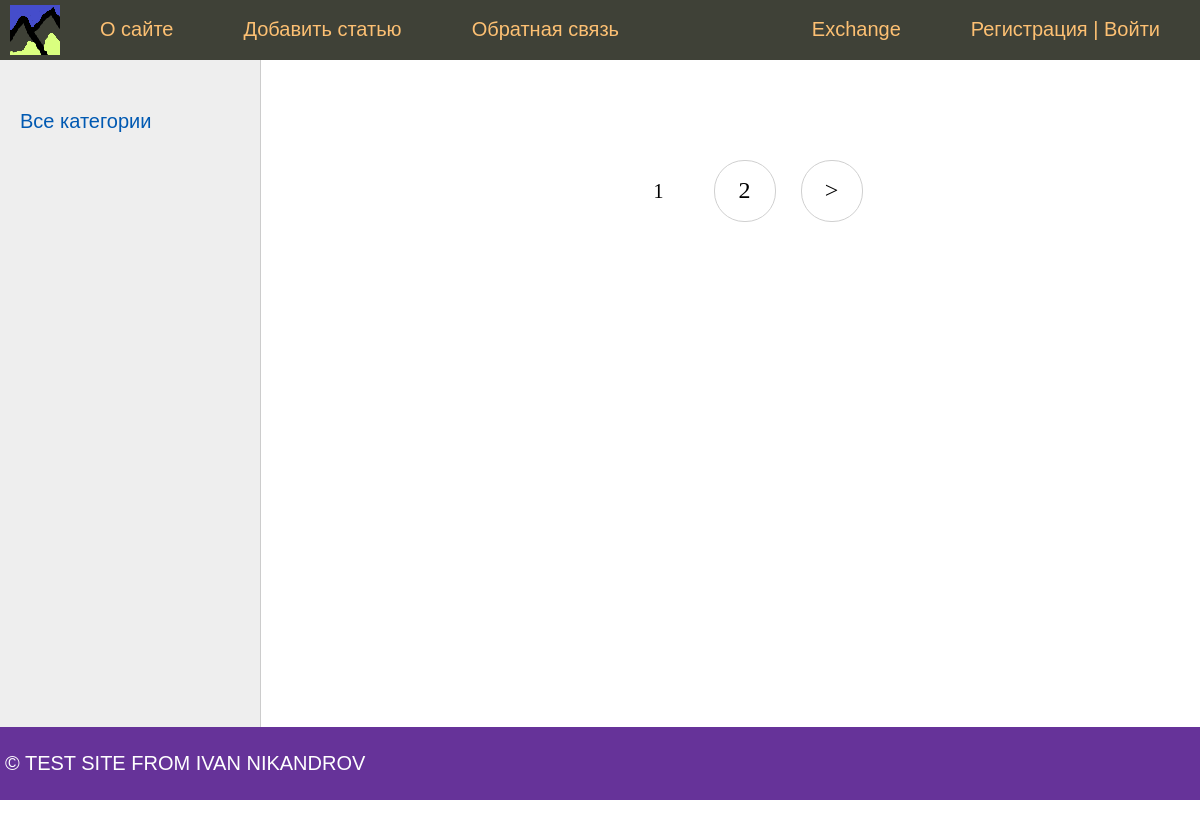
The app's page /, older data.
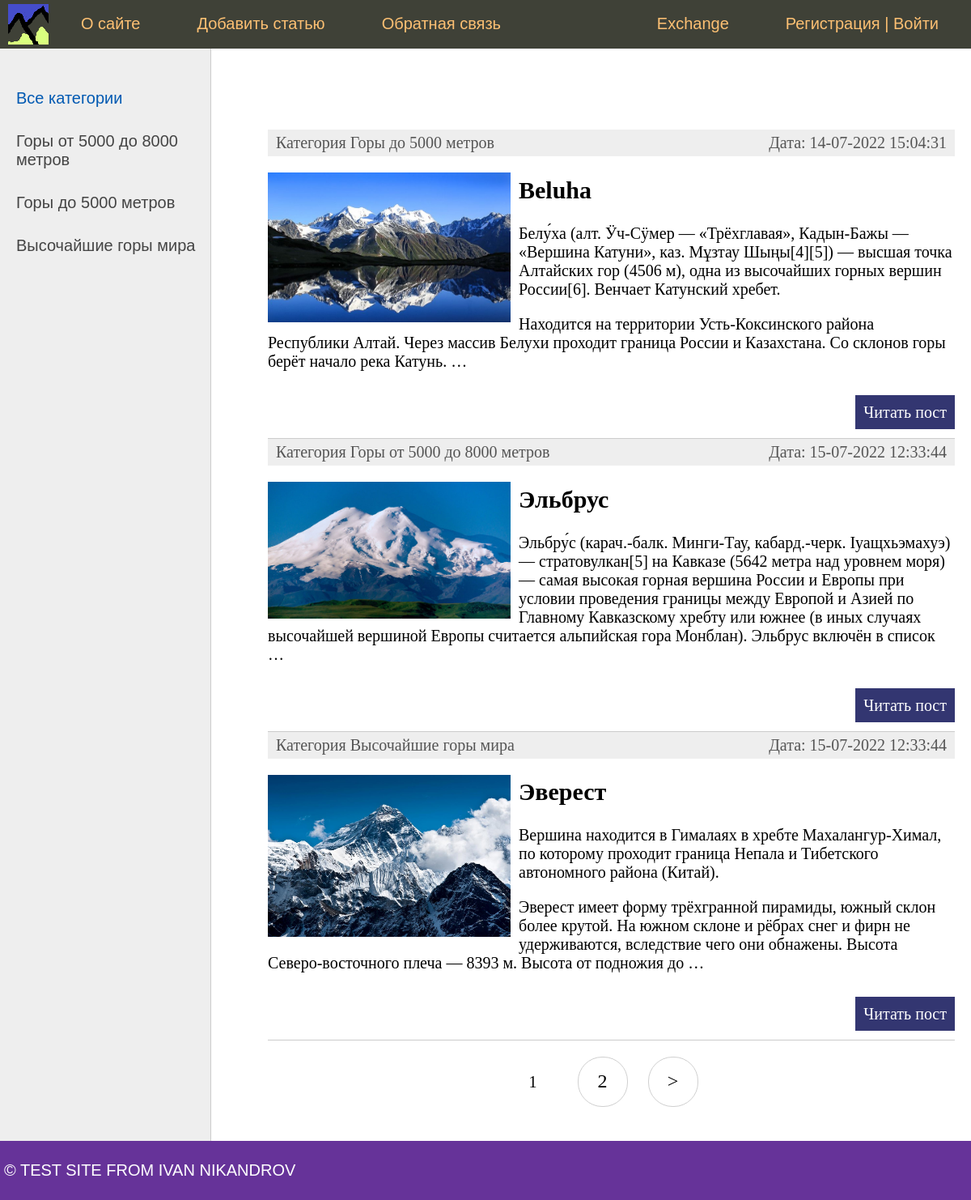
The same page, newer data.
### mount/models.py (models this page shows, shortened)
class Category(models.Model):
    name = models.CharField(max_length=100, db_index=True, verbose_name="Категория")
    slug = models.SlugField(max_length=255, unique=True, db_index=True, verbose_name='URL')
    def __str__(self):
        return self.name
    def get_absolute_url(self):
        return reverse('category', kwargs={'cat_slug': self.slug})
    class Meta:
        verbose_name = 'Категории'
        verbose_name_plural = 'Категории'
        ordering = ['id']

class Mount(models.Model):
    title = models.CharField(max_length=255, verbose_name='Заголовок')
    slug = models.SlugField(max_length=255, unique=True, db_index=True, verbose_name='URL')
    content = models.TextField(blank=True, verbose_name='Текст статьи')
    photo = models.ImageField(upload_to="photos/%Y/%m/%d/", verbose_name='Фото')
    time_create = models.DateTimeField(auto_now_add=True, verbose_name='Время создания')
    time_update = models.DateTimeField(auto_now=True, verbose_name='Время изменения')
    is_published = models.BooleanField(default=True, verbose_name='Публикация')
    cat = models.ForeignKey('Category', on_delete=models.PROTECT, verbose_name='Категории')
    def get_absolute_url(self):
        return reverse('post', kwargs={'post_slug': self.slug})
    class Meta:
        verbose_name = 'Роскошные горищи'
        verbose_name_plural = 'Роскошные горищи'
        ordering = ['id']

### mount/views.py (the view)
# urls.py: path('', MountHome.as_view(), name='home'),
class MountHome(DataMixin, ListView):
    model = Mount
    template_name = 'mount/index.html'
    context_object_name = 'posts'
    def get_context_data(self, *, object_list=None, **kwargs):
        context = super().get_context_data(**kwargs)
        c_def = self.get_user_context(title='Главная страница')
        return dict(list(context.items()) + list(c_def.items()))
    def get_queryset(self):
        return Mount.objects.filter(is_published=True).select_related('cat')

### mount/templatetags/mount_tags.py (called while the page is built)
@register.inclusion_tag('mount/list_categories.html')
def show_categories(sort=None, cat_selected=0):
    if not sort:
        cats = Category.objects.all()
    else:
        cats = Category.objects.order_by(sort)
    return {'cats': cats, "cat_selected": cat_selected}

@register.inclusion_tag('mount/list_mainmenu.html')
def show_mainmenu(sort=None):
    menu = [
        {'title': 'О сайте', 'url_name': 'about'},
        {'title': 'Добавить статью', 'url_name': 'add_page'},
        {'title': 'Обратная связь', 'url_name': 'contact'},
        {'title': 'Exchange', 'url_name': 'exchange_main'},
    ]
    return {'menu': menu}

### mount/utils.py (called while the page is built)
    def get_user_context(self, **kwargs):
        context = kwargs
        cats = cache.get('cats')
        if not cats:
            cats = Category.objects.all()
            cache.set('cats', cats, 60)
        context['cats'] = cats
        if 'cat_selected' not in context:
            context['cat_selected'] = 0
        return context

### mount/templates/mount/index.html (shortened to what this page needs)
{% extends 'mount/base.html' %}
{% block content %}
<ul class="list-articles">
	{% for p in posts %}
			<li><div class="article-panel">
            <p class="first">Категория {{ p.cat }}</p>
            <p class="last">Дата: {{ p.time_update|date:"d-m-Y H:i:s" }}</p>
            </div>
    {% if p.photo %}
        <p><img class= "img-article-left" src="{{ p.photo.url }}"></p>
    {% endif %}
            <h2>{{p.title}}</h2>
	{% autoescape on %}
	{{p.content|linebreaks|truncatewords:50}}
	{% endautoescape %}
			<p class="link-read-post"><a href="{{  p.get_absolute_url }}">Читать пост</a></p>
			</li>
	{% endfor %}
</ul>
{% endblock %}

### mount/templates/mount/base.html (shortened to what this page needs)
{% load static %}
{% load mount_tags %}
<!DOCTYPE html>
<html>
<head>
    <link type="text/css" href="{% static 'mount/css/styles.css' %}" rel="stylesheet"/>
</head>
<body>
<table class="table-page" border=0 cellpadding="0" cellspacing="0">
    <tr>
        <td valign=top>
            {% block mainmenu %}
                <div class="header">
                    <ul id="mainmenu" class="mainmenu">
                        <li class="logo"><a href=" {% url 'home' %}">
                            <div class="logo"></div>
                        </a></li>
                        {% if request.user.is_authenticated %}
                            <li class="last">{{ user.username }} | <a href="{% url 'logout' %}">Выйти</a></li>
                        {% else %}
                            <li class="last"><a href="{% url 'register' %}">Регистрация</a> | <a
                                    href="{% url 'login' %}">Войти</a></li>
                        {% endif %}
                        {% show_mainmenu %}
                    </ul>
                </div>
            {% endblock mainmenu %}
            {% block sidebar %}
                <table class="table-content" border=0 cellpadding="0" cellspacing="0">
                <tr>
                <td valign="top" class="left-chapters">
                    <ul id="leftchapters">
                        {% if cat_selected == 0 %}
                            <li class="selected">Все категории</li>
                        {% else %}
                            <li><a href=" {% url 'home' %}">Все категории</a></li>
                        {% endif %}
                        {% show_categories '-name' cat_selected %}
                    </ul>
                </td>
                <td valign="top" class="content">
            {% endblock %}
            <div class="content-text">
                {% block content %}
                {% endblock %}
                {% if page_obj.has_other_pages %}
                    <nav class="list-pages">
                    <ul>
                    {% for p in paginator.page_range %}
                        {% if page_obj.number == p %}
                            <li class="page-num page-num-selected">{{ p }}</li>
                        {% elif p >= page_obj.number|add:-2 and p <= page_obj.number|add:2 %}
                            <li class="page-num">
                                <a href="?page={{ p }}">{{ p }}</a>
                            </li>
                        {% endif %}
                    {% endfor %}
                {% endif %}
                {% if page_obj.has_next %}
                    <li class="page-num">
                        <a href="?page= {{ page_obj.next_page_number }}">&gt;</a>
                    </li>
                {% endif %}
                </nav>
            </div>
            </td>
            </tr>
            </table>
        </td>
    </tr>
    <tr>
        <td valign=top>
            <div id="footer">
                <p>&copy; TEST SITE FROM IVAN NIKANDROV</p>
            </div>
        </td>
    </tr>
</table>
</body>
</html>

### mount/templates/mount/list_mainmenu.html
{% for m in menu %}
    {% if not forloop.last %}
        <li><a href="{% url m.url_name %}">{{ m.title }}</a></li>
    {% else %}
        <li class="last"><a href="{% url m.url_name %}">{{ m.title }}</a></li>
    {% endif %}
{% endfor %}

### mount/templates/mount/list_categories.html
        {% for c in cats %}
            {% if c.pk == cat_selected %}
                <li class="selected">{{ c.name }}</li>
            {% else %}
                <li><a href="{{ c.get_absolute_url }}">{{ c.name }}</a></li>
            {% endif %}
        {% endfor %}

### mount/static/mount/css/styles.css (style rules this page uses)
html, body { font-family: 'Arial'; margin: 0; padding: 0; height: 100%; width: 100%; color: #444; }
a { color: #0059b2; text-decoration: none; }
img { max-width: 600px; height: auto; }
img.img-article-left { max-width: 300px; height: auto; float: left; padding: 0 10px 10px 0; }
p.link-read-post { text-align: right; }
p.link-read-post a { padding: 10px; min-width: 100px; background: #333671; color: #fff; text-decoration: none; }
div.article-panel { background: #eee; padding: 5px 10px 5px 10px; box-sizing: border-box; overflow: hidden; color: #555; }
div.article-panel p.first { margin: 0; float: left; }
div.article-panel p.last { margin: 0; float: right; }
ul.list-articles { list-style: none; margin: 0; padding: 0; }
ul.list-articles li { border-bottom: 1px solid #ccc; }
.table-page { width: 100%; height: 100%; vertical-align: top; }
.table-page tr { height: 100%; }
.header { background: #3F4137; height: 60px; }
.logo { background: url('../images/logo.png') no-repeat 10px 5px; width: 70px; height: 60px; }
ul.mainmenu { list-style: none; margin: 0; padding: 0; height: 60px; color: #fdc073; font-size: 20px; overflow: hidden; }
ul.mainmenu li { float: left; margin: 18px 40px 0 30px; }
ul.mainmenu li.logo { margin: 0; }
ul.mainmenu li.last { float: right; }
ul.mainmenu li a { color: #fdc073; text-decoration: none; }
.table-content { width: 100%; min-height: 100%; height: 100%; }
.left-chapters { margin: 0; background: #eee; border-right: 1px solid #ccc; min-height: 100%; }
.left-chapters ul { width: 230px; min-height: 100%; margin: 0; padding: 20px 10px 10px 20px; list-style: none; font-size: 20px; }
.left-chapters ul li { margin: 30px 0 0 0; color: #999; }
.left-chapters ul li.selected { color: #0059b2; }
.left-chapters ul li a { color: #444; text-decoration: none; }
.content { padding: 40px 20px 20px 40px; width: 100%; box-sizing: border-box; }
.content-text { margin: 60px 0 0 30px; color: #000; font-size: 20px; font-family: Yandex Sans Display Light; }
#footer { box-sizing: border-box; background: rebeccapurple; padding: 5px; color: white; font-size: 20px; font-family: Verdana, Geneva, Arial, Helvetica; text-align: left; overflow: hidden; }
.list-pages { text-align: center; margin: 0 0 20px 0; }
.list-pages ul { margin: 20px 0 0 0; padding: 0; list-style: none; }
.list-pages ul li { display: inline-block; margin: 0 20px 0 0; }
.list-pages a { color: #000; font-size: 24px; text-decoration: none; }
.list-pages .page-num, .page-num-selected { display: inline-block; width: 60px; height: 44px; padding: 16px 0 0 0; border: 1px solid #d0d0d0; border-radius: 30px; }
.list-pages .page-num-selected { border: none; color: #000; font-size: 20px; }

Row changes from the older to the newer data that the page shows:
added Category: name "Горы от 5000 до 8000 метров"
added Category: name "Горы до 5000 метров"
added Category: name "Высочайшие горы мира"
now on this page (row edited): Mount: cat "Горы до 5000 метров", time_update "14-07-2022 15:04:31", photo (picture), title "Beluha", content "Белу́ха (алт. Ӱч-Сӱмер — «Трёхглавая», Кадын-Бажы — «Вершина Катуни», каз. Мұзтау Шыңы[4][5]) — высшая точка Алтайских гор (4506 м), одна из высочайших горных вершин России[6]. Венчает Катунский хребет. Находится на территории Усть-Коксинского района Республики Алтай. Через массив Белухи проходит граница России и Казахстана. Со склонов горы берёт начало река Катунь. …"
now on this page (row edited): Mount: cat "Горы от 5000 до 8000 метров", time_update "15-07-2022 12:33:44", photo (picture), title "Эльбрус", content "Эльбру́с (карач.-балк. Минги-Тау, кабард.-черк. Ӏуащхьэмахуэ) — стратовулкан[5] на Кавказе (5642 метра над уровнем моря) — самая высокая горная вершина России и Европы при условии проведения границы между Европой и Азией по Главному Кавказскому хребту или южнее (в иных случаях высочайшей вершиной Европы считается альпийская гора Монблан). Эльбрус включён в список …"
now on this page (row edited): Mount: cat "Высочайшие горы мира", time_update "15-07-2022 12:33:44", photo (picture), title "Эверест", content "Вершина находится в Гималаях в хребте Махалангур-Химал, по которому проходит граница Непала и Тибетского автономного района (Китай). Эверест имеет форму трёхгранной пирамиды, южный склон более крутой. На южном склоне и рёбрах снег и фирн не удерживаются, вследствие чего они обнажены. Высота Северо-восточного плеча — 8393 м. Высота от подножия до …"
